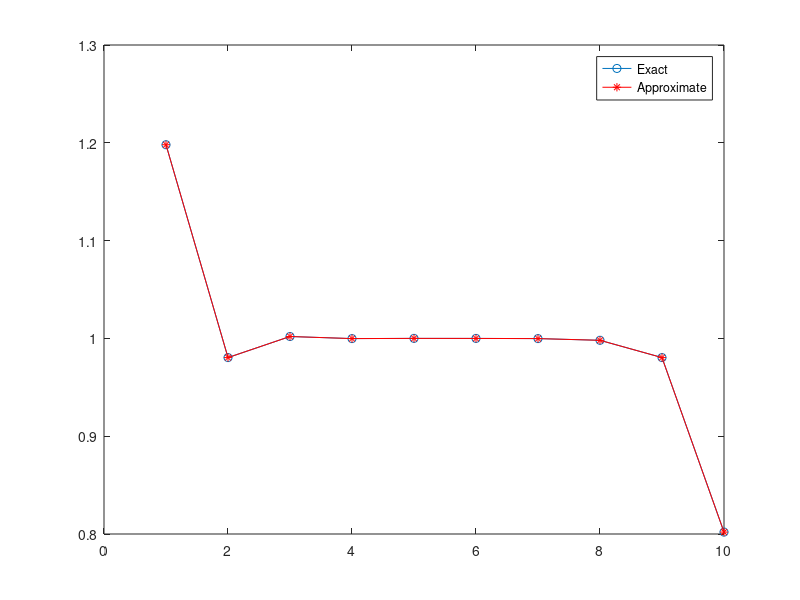

The MATLAB script that drew this image:
% Size of the system
d = 10;
% Epsilon, set for an example.
epsilon = 0.1;
% Create the tri-diagonal matrix.
A = eye(d) + diag(epsilon*ones(d-1,1),-1) + diag(-epsilon*ones(d-1,1),1) ;
% Right-hand side.
b = ones(d,1);
b(1) = 1 + epsilon;
b(end) = 1 - epsilon;

% Exact solution, computed the operator '\'
x_ex = A\b;

% Initial guess for our approximation
x_jac = zeros(d,1);

% Create the matrices D = a_ii and R = A - D (= L + U).
D = diag(diag(A));
R = A-D;

% The inverse of D, computed manually, since it's diagonal.
Dinv = diag(1./diag(D));

% The tolerance we want.
TOL = 1e-5;
% The maximum number of iterations, if the method does not converge.
Nmax = 50;
% Counter for the number of iterations needed for the method to converge.
Niter = 0;
% Jacobi method.
while(1)
	% Computation of the next approximation.
	temp = -Dinv*(R*x_jac-b);	
	Niter = Niter + 1;

	% Computing the sigma function.
	if(norm(x_jac,'inf') == 0)
		s = 1;
	else
		s = norm(x_jac,'inf');
	end

	% Convergence check.
	if(norm(temp-x_jac,'inf')/s <= TOL|| Niter == Nmax)
		break;
	end
	
	% Replace our new approximation as the current approximation.
	x_jac = temp;
end

% Print output.
fprintf('    Exact     Approx.\n')
disp([x_ex,x_jac])
fprintf('Iterations needed for TOL = %g, was: %d \n',TOL,Niter)

% Plot and compare the results.
plot(1:length(x_ex),x_ex,'o-',1:length(x_jac),x_jac,'r*-')
legend('Exact','Approximate','Location','Best')
shg



